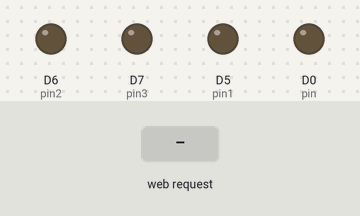
Bench run of a sketch on a simulated ESP8266 (NodeMCU). Shown: output pins drawn as LEDs (lit = HIGH). The test bench sets the inputs (shaded band). WiFi joins after 1.5 s; servers stay silent unless stated; what the sketch prints to the serial monitor is not drawn.

Above: at 2.7 s.
2.8 s: HTTP request GET /?relay=off received
At 3.5 s:
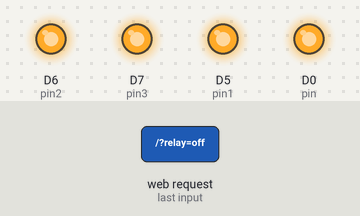
4.3 s: HTTP request GET /?switch1=off received
At 4.6 s:
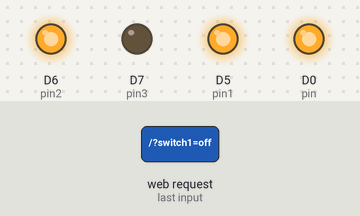
5.8 s: HTTP request GET /?switch2=off received
At 7.0 s:
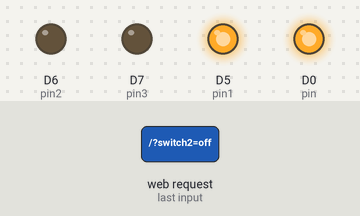
7.3 s: HTTP request GET /?switch1=on received
At 8.1 s:
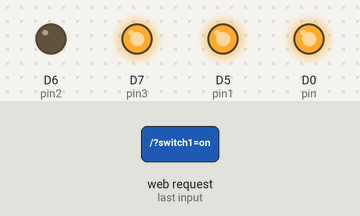
8.8 s: HTTP request GET /?relay=on received
At 9.3 s:
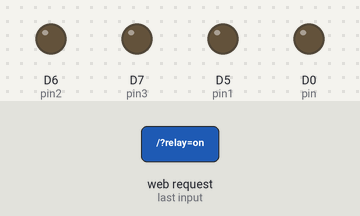
10.3 s: HTTP request GET /?switch2=on received
At 11.6 s:
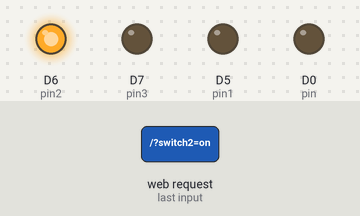
Timing chart, 0 to 12.8 s (numbered marks = the images above; inputs shaded):
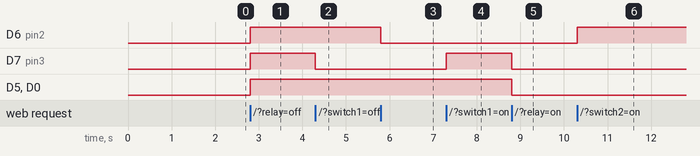

Measured:
- after the input at 2.8 s, D6 (pin2), D7 (pin3), D5 (pin1), D0 (pin): LOW → HIGH at once
- after the input at 4.3 s, D7 (pin3): HIGH → LOW at once
- after the input at 5.8 s, D6 (pin2): HIGH → LOW at once
- after the input at 7.3 s, D7 (pin3): LOW → HIGH at once
- after the input at 8.8 s, D7 (pin3), D5 (pin1), D0 (pin): HIGH → LOW at once
- after the input at 10.3 s, D6 (pin2): LOW → HIGH at once

The sketch:

IOT_ROOM.ino
```cpp
#include <ESP8266WiFi.h>
#include <ESP8266WebServer.h>
const char* ssid     = "@gandatadyo_plus";      // SSID
const char* password = "Dataku123";      // Password
//const char* host = "localhost";  // IP serveur - Server IP
//const int   port = 8080;            // Port serveur - Server Port
//const int   watchdog = 5000;        // Fréquence du watchdog - Watchdog frequency
//unsigned long previousMillis = millis();


int pin = D0;
int pin1 = D5;
int pin2 = D6;
int pin3 = D7;

ESP8266WebServer server(80);

void setup() {
  pinMode(pin, OUTPUT);
  pinMode(pin1, OUTPUT);
  pinMode(pin2, OUTPUT);
  pinMode(pin3, OUTPUT);

  Serial.begin(115200);
  Serial.print("Connecting to ");
  Serial.println(ssid);

  WiFi.begin(ssid, password);
  while (WiFi.status() != WL_CONNECTED) {
    delay(500);
    Serial.print(".");
  }

  Serial.println("");
  Serial.println("WiFi connected");
  Serial.println("IP address: ");
  Serial.println(WiFi.localIP());


  server.on("/", localhost);
  server.begin();
}

void localhost() {
  if(server.arg("relay")=="on"){
    digitalWrite(pin, LOW);
    digitalWrite(pin1, LOW);
    digitalWrite(pin2, LOW);
    digitalWrite(pin3, LOW);
    server.send(200, "text/html", "<a href='?relay=off'><button>OFF</button></a>");
  }
  if(server.arg("relay")=="off"){
    digitalWrite(pin, HIGH);
    digitalWrite(pin1, HIGH);
    digitalWrite(pin2, HIGH);
    digitalWrite(pin3, HIGH);
    server.send(200, "text/html", "<a href='?relay=on'><button>ON</button></a>");
  }


  if(server.arg("switch1")=="on"){
    digitalWrite(pin3, HIGH);
    server.send(200, "text/html", "true");
  }
  if(server.arg("switch1")=="off"){
    digitalWrite(pin3, LOW);
    server.send(200, "text/html", "false");
  }
  if(server.arg("switch2")=="on"){
    digitalWrite(pin2, HIGH);
    server.send(200, "text/html", "true");
  }
  if(server.arg("switch2")=="off"){
    digitalWrite(pin2, LOW);
    server.send(200, "text/html", "false");
  }
  server.send(200, "text/html", "<a href='?relay=off'><button>OFF</button></a>");
}


void loop() {
   server.handleClient();
}
```
